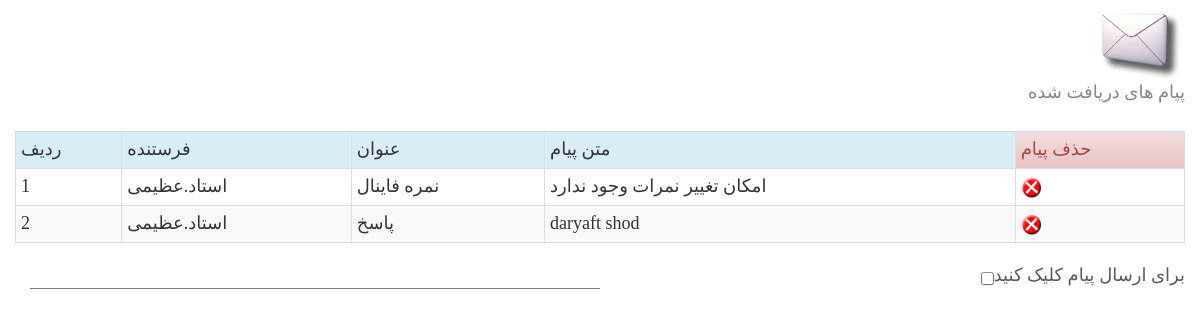
The page /students/messages.php?id=16 on the database its author committed.
### tables this page shows
CREATE TABLE `message` (
  `id` int(11) NOT NULL,
  `sendid` varchar(4) NOT NULL,
  `reciever` varchar(50) NOT NULL,
  `matn` varchar(512) NOT NULL,
  `onvan` varchar(30) NOT NULL,
  `type` varchar(150) NOT NULL
);

CREATE TABLE `teachers` (
  `id` int(11) NOT NULL,
  `name` varchar(10) NOT NULL,
  `family` varchar(10) NOT NULL,
  `age` varchar(2) NOT NULL,
  `degree` varchar(100) NOT NULL,
  `tell` varchar(11) NOT NULL,
  `address` varchar(50) NOT NULL,
  `username` varchar(50) NOT NULL,
  `password` varchar(50) NOT NULL
);

### students/messages.php (the view, shortened to what this page needs)
<!DOCTYPE html>
<html>
<head>
</head>
<?php
include "../funcs/connect.php";
?>
<body>
<div class="container">
<div class="row" align="right">
<img src="../pic/20171120_00_24_43.jpeg" width="100" height="80"><br><font face="B Homa" size="+1">
<font face="B Homa"  color="#888585">پیام های دریافت شده</font><br><br>
<table class="table table-striped table-bordered table-hover table-condensed"  cellspacing="10px">
<tr class="info" id="table">
<td>ردیف</td>
<td>فرستنده</td>
<td>عنوان</td>
<td>متن پیام</td>
<td class="alert-danger">حذف پیام</td>
</tr>
<?php
$radif2=1;
$sql2="SELECT * FROM `students` WHERE `students`.id=?";
$result2=$connect->prepare($sql2);
$result2->bindValue(1,$_GET["id"]);
$result2->execute();
foreach($result2 as $rows2)
{
$sql5="SELECT * FROM `message` WHERE `message`.reciever=?";
$result5=$connect->prepare($sql5);
$result5->bindValue(1,$rows2["family"]);
$result5->execute();
foreach($result5 as $rows3)
{
	echo"<tr>";
	echo "<td>$radif2</td>";
$sql3="SELECT * FROM `teachers` WHERE `teachers`.id=?";
$result6=$connect->prepare($sql3);
$result6->bindValue(1,$rows3["sendid"]);
$result6->execute();
foreach($result6 as $rows4)
{
	echo "<td>استاد.".$rows4["family"]."</td>";
}
	echo "<td>".$rows3["onvan"]."</td>";
	echo "<td>".$rows3["matn"]."</td>";
	echo "<td><a href=delmessage.php?id=".$rows3["id"]."&sendid=".$_GET["id"]."><img src=../pic/Untitled-2.png width=20 					height=20/></a></td>";
	echo"</tr>";
	$radif2++;
}
}
?>
</table>
<input type="checkbox" class="btn btn-info" data-toggle="collapse" data-target="#login"><font color="#5E5959">برای ارسال پیام کلیک کنید</font></input></font></div>
<div class="col-lg-6 col-md-6 col-sm-6 col-xs-6" style="background:gray;" id="register">
</div>
</div>
</body>
<link rel="stylesheet" href="../bootstrap/css/bootstrap.min.css">
<link rel="stylesheet" href="../bootstrap/css/bootstrap-theme.min.css">
</html>

### students/messages.php (style rules this page uses)
body { font-family:"B Homa"; font-size:9px !important; }

### rows shown on the page
message: onvan "نمره فاینال", matn "امکان تغییر نمرات وجود ندارد"
teachers: family "عظیمی"
message: onvan "پاسخ", matn "daryaft shod"
